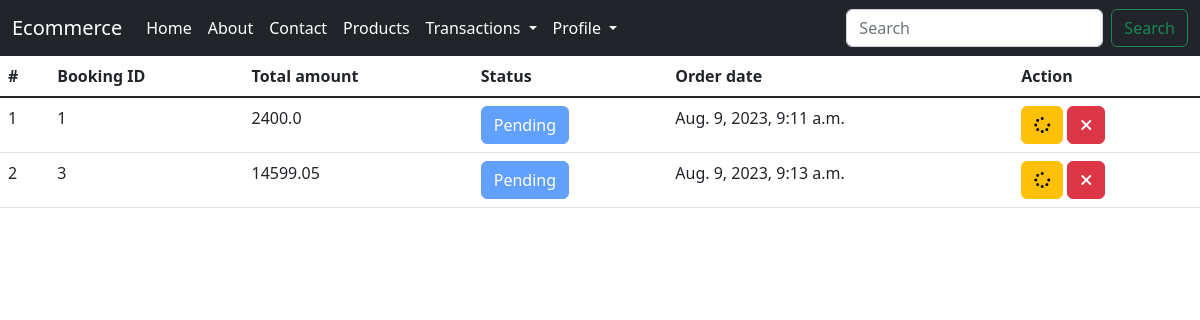
/my_order/ (signed in), run on an earlier commit of the app's database.
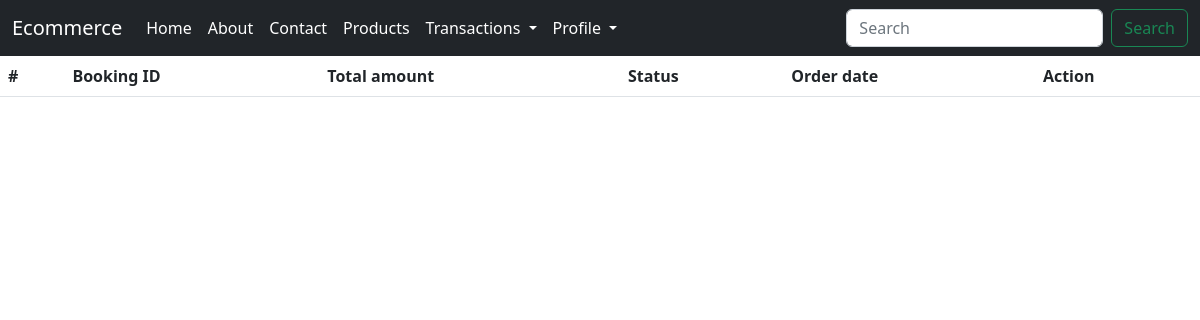
And on a later commit of the database.
### ecommerceapp/models.py (models this page shows, shortened)
class Booking(models.Model):
    user=models.ForeignKey(User, on_delete=models.CASCADE, blank=False)
    product=models.TextField(default={'objects':[]}, null=True, blank=True)
    total=models.CharField(max_length=100, null=True, blank=True)
    status=models.IntegerField(choices=ORDERSTATUS, default=1)
    created=models.DateTimeField(auto_now_add=True)
    updated=models.DateTimeField(auto_now=True)

### ecommerceapp/views.py (the view)
# urls.py: path('my_order/', my_order, name="my_order"),
def my_order(request):
    if not request.user.is_authenticated:
        return redirect('user_login')
    orders=Booking.objects.filter(user=request.user)
    return render(request, 'my_order.html', locals())

### ecommerceapp/templates/my_order.html
{% include 'navbar.html' %}
{% block body %}
<table class="table">
    <thead>
        <tr>
            <th scope="col">#</th>
            <th scope="col">Booking ID</th>
            <th scope="col">Total amount</th>
            <th scope="col">Status</th>
            <th scope="col">Order date</th>
            <th scope="col">Action</th>
        </tr>
    </thead>
    <tbody class="table-group-divider">
        {% for i in orders %}
        <tr>
            <td>{{forloop.counter}}</td>
            <td>{{i.id}}</td>
            <td>{{i.total}}</td>
            <td><a href="#" class="btn btn-primary disabled" title="Track Status">{{i.get_status_display}}</a></td>
            <td>{{i.created}}</td>
            <td>
                <a href="{% url 'user_order_track' i.id %}" class="btn btn-warning" title="Track Order"><i class="fa-solid fa-spinner"></i></a>
                {% if i.status < 4 %}
                <a href="{% url 'cancel_order' i.id %}" class="btn btn-danger" title="Cancel Order"><i class="fa-solid fa-xmark"></i></a>
                {% elif i.status == 4 %}
                <a href="{% url 'return_order' i.id %}" class="btn btn-success" title="Return Order"><i class="fa fa-refresh"></i></a>
                {% endif %}
            </td>
        </tr>
        {% endfor %}
    </tbody>
</table>
{% endblock %}

What changed in the data, as far as the page shows it:
removed Booking: id "1", total "2400.0", status "Pending", created "Aug. 9, 2023, 9:11 a.m."
removed Booking: id "3", total "14599.05", status "Pending", created "Aug. 9, 2023, 9:13 a.m."
